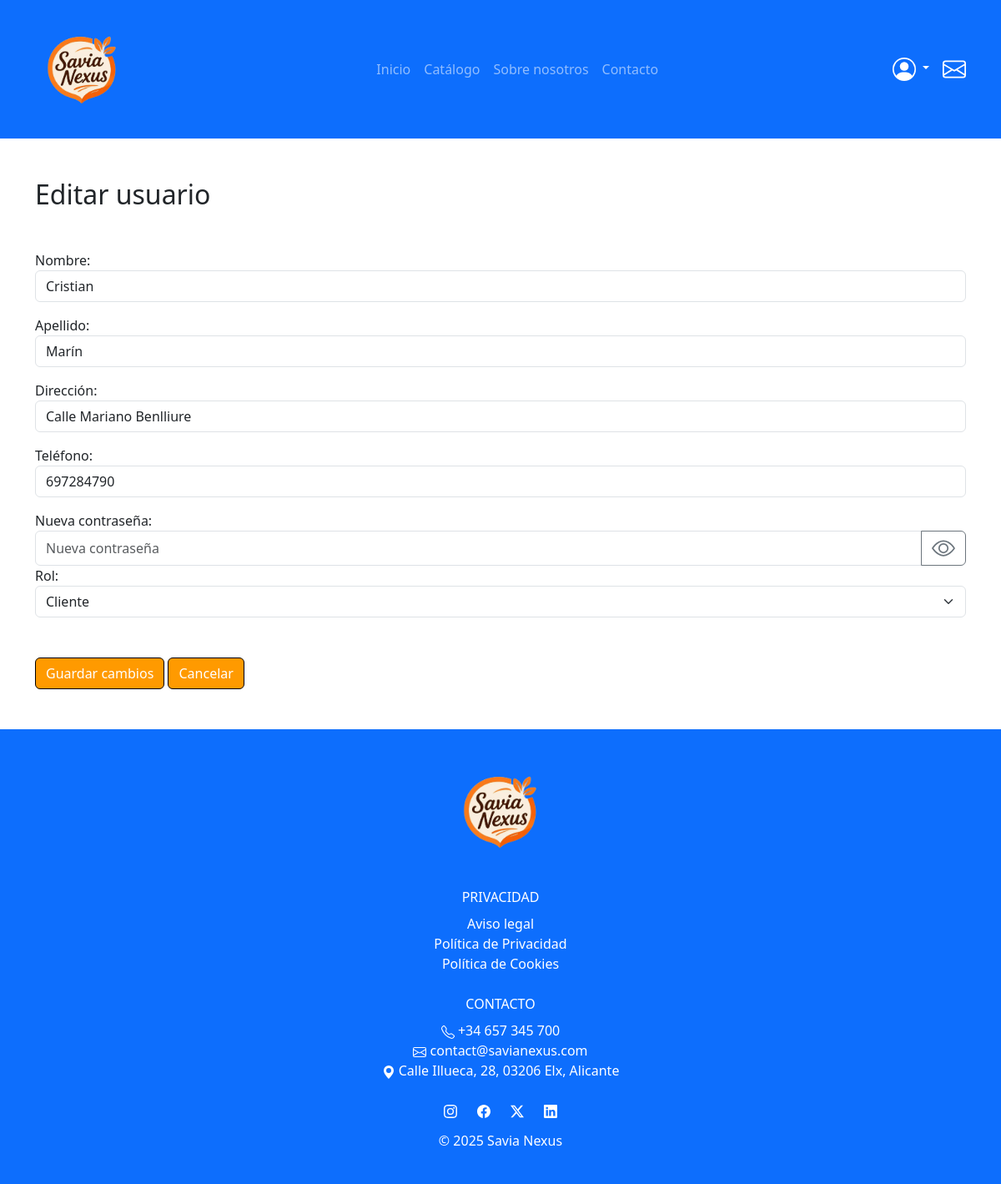
The app's page /admin/user_edit.php?dni=74390499N (signed in) with its own data.
### tables this page shows
CREATE TABLE `usuarios` (
  `dni` varchar(9) NOT NULL,
  `nombre` varchar(30) NOT NULL,
  `apellido` varchar(50) NOT NULL,
  `direccion` varchar(50) NOT NULL,
  `email` varchar(50) NOT NULL,
  `telefono` varchar(9) NOT NULL,
  `clave` varchar(250) NOT NULL,
  `rol` enum('cliente','empleado','admin') DEFAULT 'cliente',
  `activo` enum('activo','inactivo') DEFAULT 'activo'
);

### includes/Validation.php (called while the page is built, shortened)
<?php
class Validation {
    public static function sanitize($value) {
        return htmlspecialchars(trim($value), ENT_QUOTES, 'UTF-8');
    }
}
?>

### models/User.php (called while the page is built, shortened)
<?php
class User {
    private PDO $pdo;
    public function __construct(PDO $pdo) {
        $this->pdo = $pdo;
    }
    public function getByDni(string $dni) {
        $sql = "SELECT dni, nombre, apellido, direccion, email, telefono, rol, activo
                FROM usuarios
                WHERE dni = ?";
        $stmt = $this->pdo->prepare($sql);
        $stmt->execute([$dni]);
        return $stmt->fetch();
    }
}

### public/admin/user_edit.php (the view, shortened to what this page needs)
<?php
require_once __DIR__ . '/../../includes/config.php';
require_once __DIR__ . '/../../models/User.php';
$userModel = new User($pdo);
$dni = Validation::sanitize($_GET['dni'] ?? '');
$user = $userModel->getByDni($dni);
?>
<?php include __DIR__ . '/../../includes/head.php'; ?>
<body>
    <?php include __DIR__ . '/../../includes/navbar.php'; ?>
    <div class="container mt-5 mb-5">
        <h2 class="mb-5">Editar usuario</h2>
        <form method="post">
            <label for="nombre">Nombre:</label>
            <input class="form-control mb-3" name="nombre" value="<?= htmlspecialchars($user['nombre']) ?>">
            <label for="apellido">Apellido:</label>
            <input class="form-control mb-3" name="apellido" value="<?= htmlspecialchars($user['apellido']) ?>">
            <label for="direccion">Dirección:</label>
            <input class="form-control mb-3" name="direccion" value="<?= htmlspecialchars($user['direccion']) ?>">
            <label for="telefono">Teléfono:</label>
            <input class="form-control mb-3" name="telefono" value="<?= htmlspecialchars($user['telefono']) ?>">
            <label for="clave">Nueva contraseña:</label>
            <div class="input-group">
                <input class="form-control" name="clave" type="password" minlength="8" placeholder="Nueva contraseña" id="passwordInput">
                <button class="btn btn-outline-secondary" type="button" id="togglePassword">
                </button>
            </div>
            <?php if ($dni !== $_SESSION['dni']): ?>
                <label for="rol">Rol:</label>
                <select name="rol" class="form-select mb-3">
                    <?php foreach (['cliente','empleado','admin'] as $rol): ?>
                        <option value="<?= $rol ?>" <?= $user['rol'] === $rol ? 'selected' : '' ?>>
                            <?= ucfirst($rol) ?>
                        </option>
                    <?php endforeach; ?>
                </select>
            <?php endif; ?>
            <div class="mt-5">
                <button class="btn btn-primary">Guardar cambios</button>
                <a href="users.php" class="btn btn-primary">Cancelar</a>
            </div>
        </form>
    </div>
    <?php include __DIR__ . '/../../includes/footer.php'; ?>
</body>
</html>

### public/assets/css/style.css (style rules this page uses)
:root { --primary-color: #FF9A00; --hover-color: #CC7A00; }
.btn-primary { background-color: var(--primary-color); border-color: black; }
a { text-decoration: none; color: black; }

### records on screen
usuarios: nombre "Cristian", apellido "Marín", direccion "Calle Mariano Benlliure", telefono "697284790", rol "Cliente"
